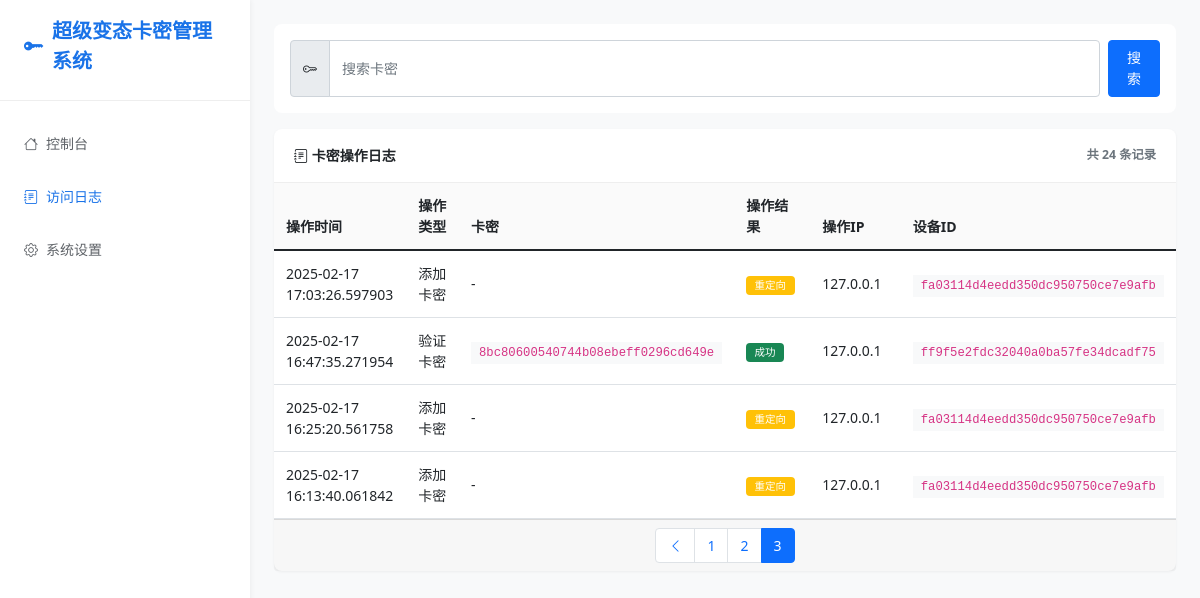
Page /logs?page=3&card_key= on the committed database.
### app.py (models this page shows, shortened)
class AccessLog(db.Model):
    id = db.Column(db.Integer, primary_key=True)
    access_time = db.Column(db.DateTime, nullable=False, default=datetime.now)
    ip_address = db.Column(db.String(50), nullable=False)
    device_id = db.Column(db.String(32), nullable=False)
    path = db.Column(db.String(200), nullable=False)
    method = db.Column(db.String(10), nullable=False)
    status_code = db.Column(db.Integer, nullable=False)
    user_agent = db.Column(db.String(200))
    card_key = db.Column(db.String(32))  # 如果涉及卡密操作，记录相关卡密

### app.py (the view)
@app.route('/logs')
def view_logs():
    try:
        page = request.args.get('page', 1, type=int)
        per_page = settings.get('per_page', 10)
        card_key_filter = request.args.get('card_key', '').strip()
        query = AccessLog.query
        if card_key_filter:
            query = query.filter(AccessLog.card_key.like(f'%{card_key_filter}%'))
        query = query.order_by(AccessLog.access_time.desc())
        pagination = query.paginate(page=page, per_page=per_page, error_out=False)
        return render_template('logs.html',
                             logs=pagination.items,
                             pagination=pagination,
                             card_key_filter=card_key_filter,
                             settings=settings.settings)
    except Exception as e:
        error_logger.error(f"访问日志页面出错: {str(e)}", exc_info=True)
        return render_template('logs.html',
                             logs=[],
                             error="获取日志列表失败",
                             settings=settings.settings)

### app.py (called while the page is built, shortened)
@app.before_request
def log_request():
    try:
        card_operations = {
            '/api/verify_card': '验证卡密',
            '/add_card': '添加卡密',
            '/delete_card': '删除卡密',
            '/import_cards': '导入卡密',
            '/export_cards': '导出卡密'
        }
    except Exception as e:
        error_logger.error(f"记录访问日志出错: {str(e)}", exc_info=True)

@app.after_request
def update_log_status(response):
    try:
        if hasattr(g, 'log_id'):
            log = AccessLog.query.get(g.log_id)
            if log:
                log.status_code = response.status_code
                db.session.commit()
    except Exception as e:
        error_logger.error(f"更新日志状态出错: {str(e)}", exc_info=True)
    return response

    def get(self, key, default=None):
        return self.settings.get(key, default)

### templates/logs.html (shortened to what this page needs)
{% extends "base.html" %}
{% block content %}
<div class="toolbar">
    <div class="toolbar-item flex-grow-1">
        <form action="{{ url_for('view_logs') }}" method="GET" class="d-flex gap-2 w-100">
            <div class="input-group">
                <span class="input-group-text"><i class="bi bi-key"></i></span>
                <input type="text" class="form-control" name="card_key" placeholder="搜索卡密" value="{{ card_key_filter }}">
            </div>
            <button type="submit" class="btn btn-primary">搜索</button>
        </form>
    </div>
</div>
<div class="card">
    <div class="card-header d-flex justify-content-between align-items-center">
        <span><i class="bi bi-journal-text"></i> 卡密操作日志</span>
        <small class="text-muted">共 {{ pagination.total if pagination else 0 }} 条记录</small>
    </div>
    <div class="table-responsive">
        <table class="table table-hover">
            <thead>
                <tr>
                    <th style="width: 15%">操作时间</th>
                    <th style="width: 12%">操作类型</th>
                    <th style="width: 25%">卡密</th>
                    <th style="width: 10%">操作结果</th>
                    <th style="width: 13%">操作IP</th>
                    <th style="width: 25%">设备ID</th>
                </tr>
            </thead>
            <tbody>
                {% if logs %}
                    {% for log in logs %}
                    <tr>
                        <td>{{ log.access_time }}</td>
                        <td>
                            {% if log.path == '/api/verify_card' %}
                                验证卡密
                            {% elif log.path == '/add_card' %}
                                添加卡密
                            {% elif log.path == '/delete_card' %}
                                删除卡密
                            {% elif log.path == '/import_cards' %}
                                导入卡密
                            {% elif log.path == '/export_cards' %}
                                导出卡密
                            {% endif %}
                        </td>
                        <td>
                            {% if log.card_key %}
                            <code class="bg-light px-2 py-1">{{ log.card_key }}</code>
                            {% else %}
                            -
                            {% endif %}
                        </td>
                        <td>
                            <span class="badge {% if log.status_code < 300 %}bg-success{% elif log.status_code < 400 %}bg-warning{% else %}bg-danger{% endif %}">
                                {% if log.status_code < 300 %}成功
                                {% elif log.status_code < 400 %}重定向
                                {% else %}失败
                                {% endif %}
                            </span>
                        </td>
                        <td>{{ log.ip_address }}</td>
                        <td>
                            <code class="bg-light px-2 py-1">{{ log.device_id }}</code>
                        </td>
                    </tr>
                    {% endfor %}
                {% endif %}
            </tbody>
        </table>
    </div>
    {% if pagination and pagination.pages > 1 %}
    <div class="card-footer">
        <nav aria-label="Page navigation">
            <ul class="pagination justify-content-center m-0">
                {% if pagination.has_prev %}
                    <li class="page-item">
                        <a class="page-link" href="{{ url_for('view_logs', page=pagination.prev_num, card_key=card_key_filter) }}">
                            <i class="bi bi-chevron-left"></i>
                        </a>
                    </li>
                {% endif %}
                {% for page in pagination.iter_pages() %}
                    {% if page %}
                        <li class="page-item {% if page == pagination.page %}active{% endif %}">
                            <a class="page-link" href="{{ url_for('view_logs', page=page, card_key=card_key_filter) }}">{{ page }}</a>
                        </li>
                    {% else %}
                        <li class="page-item disabled"><span class="page-link">...</span></li>
                    {% endif %}
                {% endfor %}
            </ul>
        </nav>
    </div>
    {% endif %}
</div>
{% endblock %}

### templates/base.html (style rules this page uses)
:root { --primary-color: #1a73e8; --secondary-color: #5f6368; --success-color: #34a853; --warning-color: #fbbc05; --danger-color: #ea4335; --background-color: #f8f9fa; --sidebar-width: 250px; --header-height: 60px; --card-bg: #fff; }
body { background-color: var(--background-color); font-size: 0.875rem; }
.card { border: none; box-shadow: 0 1px 3px rgba(0,0,0,0.05); margin-bottom: 1rem; border-radius: 0.5rem; }
.card-header { background: none; padding: 1rem 1.25rem; border-bottom: 1px solid #eee; font-weight: 600; }
.form-control, .form-select, .btn { font-size: 0.875rem; padding: 0.4rem 0.75rem; }
.input-group-text { font-size: 0.875rem; padding: 0.4rem 0.75rem; }
.table { font-size: 0.875rem; margin-bottom: 0; }
.table th { font-weight: 600; background: #fafafa; padding: 0.75rem; }
.table td { padding: 0.75rem; vertical-align: middle; }
.badge { padding: 0.4em 0.8em; font-weight: 500; }
.toolbar { background: var(--card-bg); padding: 1rem; border-radius: 0.5rem; margin-bottom: 1rem; display: flex; gap: 1rem; align-items: center; }
.toolbar-item { display: flex; align-items: center; gap: 0.5rem; }

### rows in the picture
AccessLog: access_time "2025-02-17 17:03:26.597903", path "添加卡密", status_code "重定向", ip_address "127.0.0.1", device_id "fa03114d4eedd350dc950750ce7e9afb"
AccessLog: access_time "2025-02-17 16:47:35.271954", path "验证卡密", card_key "8bc80600540744b08ebeff0296cd649e", status_code "成功", ip_address "127.0.0.1", device_id "ff9f5e2fdc32040a0ba57fe34dcadf75"
AccessLog: access_time "2025-02-17 16:25:20.561758", path "添加卡密", status_code "重定向", ip_address "127.0.0.1", device_id "fa03114d4eedd350dc950750ce7e9afb"
AccessLog: access_time "2025-02-17 16:13:40.061842", path "添加卡密", status_code "重定向", ip_address "127.0.0.1", device_id "fa03114d4eedd350dc950750ce7e9afb"

### other values in the picture
{{ settings.site_name }} "超级变态卡密管理系统"
{{ pagination.total if pagination else 0 }} "24"
{{ page }} "1" "2" "3"
